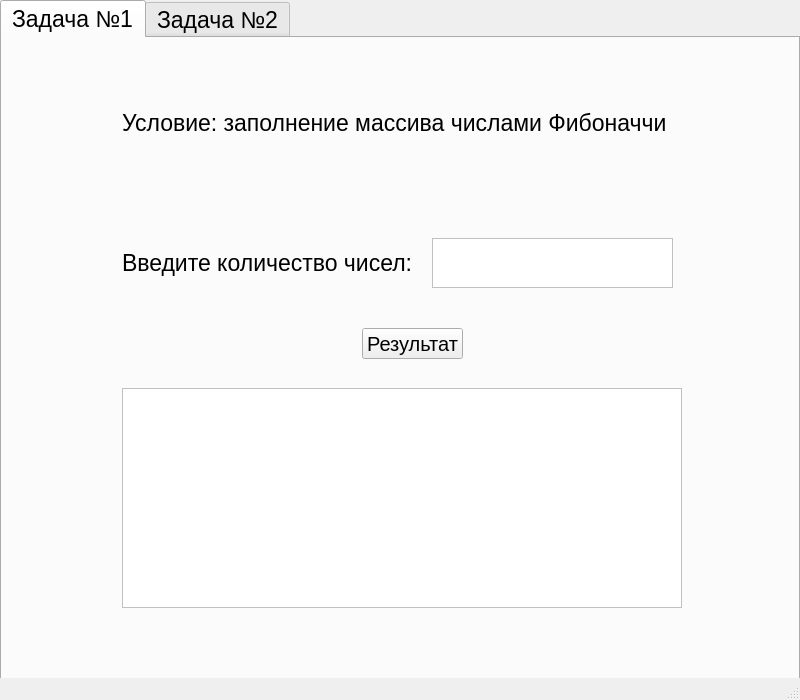
<?xml version="1.0" encoding="UTF-8"?>
<ui version="4.0">
 <class>main_window</class>
 <widget class="QMainWindow" name="main_window">
  <property name="geometry">
   <rect>
    <x>0</x>
    <y>0</y>
    <width>800</width>
    <height>700</height>
   </rect>
  </property>
  <property name="cursor">
   <cursorShape>WaitCursor</cursorShape>
  </property>
  <property name="windowTitle">
   <string>2 Задание</string>
  </property>
  <widget class="QWidget" name="centralwidget">
   <widget class="QTabWidget" name="tabWidget">
    <property name="geometry">
     <rect>
      <x>0</x>
      <y>0</y>
      <width>800</width>
      <height>700</height>
     </rect>
    </property>
    <property name="sizePolicy">
     <sizepolicy hsizetype="Maximum" vsizetype="Expanding">
      <horstretch>0</horstretch>
      <verstretch>0</verstretch>
     </sizepolicy>
    </property>
    <property name="font">
     <font>
      <pointsize>17</pointsize>
     </font>
    </property>
    <property name="styleSheet">
     <string notr="true">background-color: (1, 2, 3)</string>
    </property>
    <property name="currentIndex">
     <number>0</number>
    </property>
    <widget class="QWidget" name="tab_fib">
     <property name="layoutDirection">
      <enum>Qt::LeftToRight</enum>
     </property>
     <attribute name="title">
      <string>Задача №1</string>
     </attribute>
     <widget class="QLabel" name="label_task">
      <property name="geometry">
       <rect>
        <x>120</x>
        <y>60</y>
        <width>580</width>
        <height>50</height>
       </rect>
      </property>
      <property name="text">
       <string>Условие: заполнение массива числами Фибоначчи</string>
      </property>
     </widget>
     <widget class="QPushButton" name="btn_res_1">
      <property name="geometry">
       <rect>
        <x>360</x>
        <y>290</y>
        <width>101</width>
        <height>31</height>
       </rect>
      </property>
      <property name="font">
       <font>
        <pointsize>15</pointsize>
       </font>
      </property>
      <property name="cursor">
       <cursorShape>ArrowCursor</cursorShape>
      </property>
      <property name="text">
       <string>Результат</string>
      </property>
     </widget>
     <widget class="QLabel" name="label_enter">
      <property name="geometry">
       <rect>
        <x>120</x>
        <y>200</y>
        <width>310</width>
        <height>50</height>
       </rect>
      </property>
      <property name="font">
       <font>
        <pointsize>17</pointsize>
       </font>
      </property>
      <property name="text">
       <string>Введите количество чисел:</string>
      </property>
     </widget>
     <widget class="QPlainTextEdit" name="enter_amount">
      <property name="geometry">
       <rect>
        <x>430</x>
        <y>200</y>
        <width>241</width>
        <height>50</height>
       </rect>
      </property>
      <property name="styleSheet">
       <string notr="true">border: 1px solid silver;</string>
      </property>
     </widget>
     <widget class="QPlainTextEdit" name="enter_amount_2">
      <property name="geometry">
       <rect>
        <x>120</x>
        <y>350</y>
        <width>560</width>
        <height>220</height>
       </rect>
      </property>
      <property name="styleSheet">
       <string notr="true">border: 1px solid silver;</string>
      </property>
     </widget>
    </widget>
    <widget class="QWidget" name="tab_filter">
     <attribute name="title">
      <string>Задача №2</string>
     </attribute>
     <widget class="QLabel" name="label_task_2">
      <property name="geometry">
       <rect>
        <x>30</x>
        <y>60</y>
        <width>741</width>
        <height>51</height>
       </rect>
      </property>
      <property name="font">
       <font>
        <pointsize>17</pointsize>
       </font>
      </property>
      <property name="text">
       <string>Условие: убрать дубликаты из старого массива и записать в новый</string>
      </property>
     </widget>
     <widget class="QPushButton" name="btn_res_2">
      <property name="geometry">
       <rect>
        <x>360</x>
        <y>400</y>
        <width>101</width>
        <height>31</height>
       </rect>
      </property>
      <property name="font">
       <font>
        <pointsize>15</pointsize>
       </font>
      </property>
      <property name="cursor">
       <cursorShape>ArrowCursor</cursorShape>
      </property>
      <property name="text">
       <string>Результат</string>
      </property>
     </widget>
     <widget class="QLabel" name="label_enter_2">
      <property name="geometry">
       <rect>
        <x>30</x>
        <y>130</y>
        <width>391</width>
        <height>51</height>
       </rect>
      </property>
      <property name="font">
       <font>
        <pointsize>17</pointsize>
       </font>
      </property>
      <property name="text">
       <string>Введите числа исходного массива:</string>
      </property>
     </widget>
     <widget class="QRadioButton" name="btn_without_stock">
      <property name="geometry">
       <rect>
        <x>310</x>
        <y>340</y>
        <width>191</width>
        <height>26</height>
       </rect>
      </property>
      <property name="font">
       <font>
        <pointsize>17</pointsize>
       </font>
      </property>
      <property name="text">
       <string>точный размер</string>
      </property>
     </widget>
     <widget class="QLabel" name="labe_mem">
      <property name="geometry">
       <rect>
        <x>30</x>
        <y>337</y>
        <width>281</width>
        <height>31</height>
       </rect>
      </property>
      <property name="font">
       <font>
        <pointsize>17</pointsize>
       </font>
      </property>
      <property name="text">
       <string>Тип выделения памяти:</string>
      </property>
     </widget>
     <widget class="QRadioButton" name="btn_with_stock">
      <property name="geometry">
       <rect>
        <x>520</x>
        <y>340</y>
        <width>123</width>
        <height>26</height>
       </rect>
      </property>
      <property name="font">
       <font>
        <pointsize>17</pointsize>
       </font>
      </property>
      <property name="text">
       <string>с запасом</string>
      </property>
     </widget>
     <widget class="QPlainTextEdit" name="enter_array">
      <property name="geometry">
       <rect>
        <x>30</x>
        <y>200</y>
        <width>730</width>
        <height>100</height>
       </rect>
      </property>
      <property name="styleSheet">
       <string notr="true">border: 1px solid silver;</string>
      </property>
      <property name="plainText">
       <string/>
      </property>
     </widget>
     <widget class="QPlainTextEdit" name="result_2">
      <property name="geometry">
       <rect>
        <x>30</x>
        <y>460</y>
        <width>730</width>
        <height>100</height>
       </rect>
      </property>
      <property name="styleSheet">
       <string notr="true">border: 1px solid silver;</string>
      </property>
      <property name="plainText">
       <string/>
      </property>
     </widget>
    </widget>
   </widget>
  </widget>
  <widget class="QMenuBar" name="menubar">
   <property name="geometry">
    <rect>
     <x>0</x>
     <y>0</y>
     <width>800</width>
     <height>25</height>
    </rect>
   </property>
  </widget>
  <widget class="QStatusBar" name="statusbar"/>
 </widget>
 <resources/>
 <connections/>
</ui>
